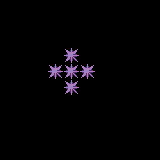

A 2D game scene composited from a Tiled map and its tileset images. What follows is a short description and the map's XML, with every tile layer's data as written:
An orthogonal 10x10 tile map with 16x16 px tiles, 1 tile layer (Tile Layer 1).

<map version="1.0" tiledversion="2017.09.27" orientation="orthogonal" renderorder="right-down" width="10" height="10" tilewidth="16" tileheight="16" infinite="0" nextobjectid="1">
 <tileset firstgid="1" source="Sci-Fi16PX_Shadows.tsx" />
 <layer name="Tile Layer 1" width="10" height="10">
  <data encoding="csv">
0,0,0,0,0,0,0,0,0,0,
0,0,0,0,0,0,0,0,0,0,
0,0,0,0,0,0,0,0,0,0,
0,0,0,0,203,0,0,0,0,0,
0,0,0,203,203,203,0,0,0,0,
0,0,0,0,203,0,0,0,0,0,
0,0,0,0,0,0,0,0,0,0,
0,0,0,0,0,0,0,0,0,0,
0,0,0,0,0,0,0,0,0,0,
0,0,0,0,0,0,0,0,0,0
</data>
 </layer>
</map>
